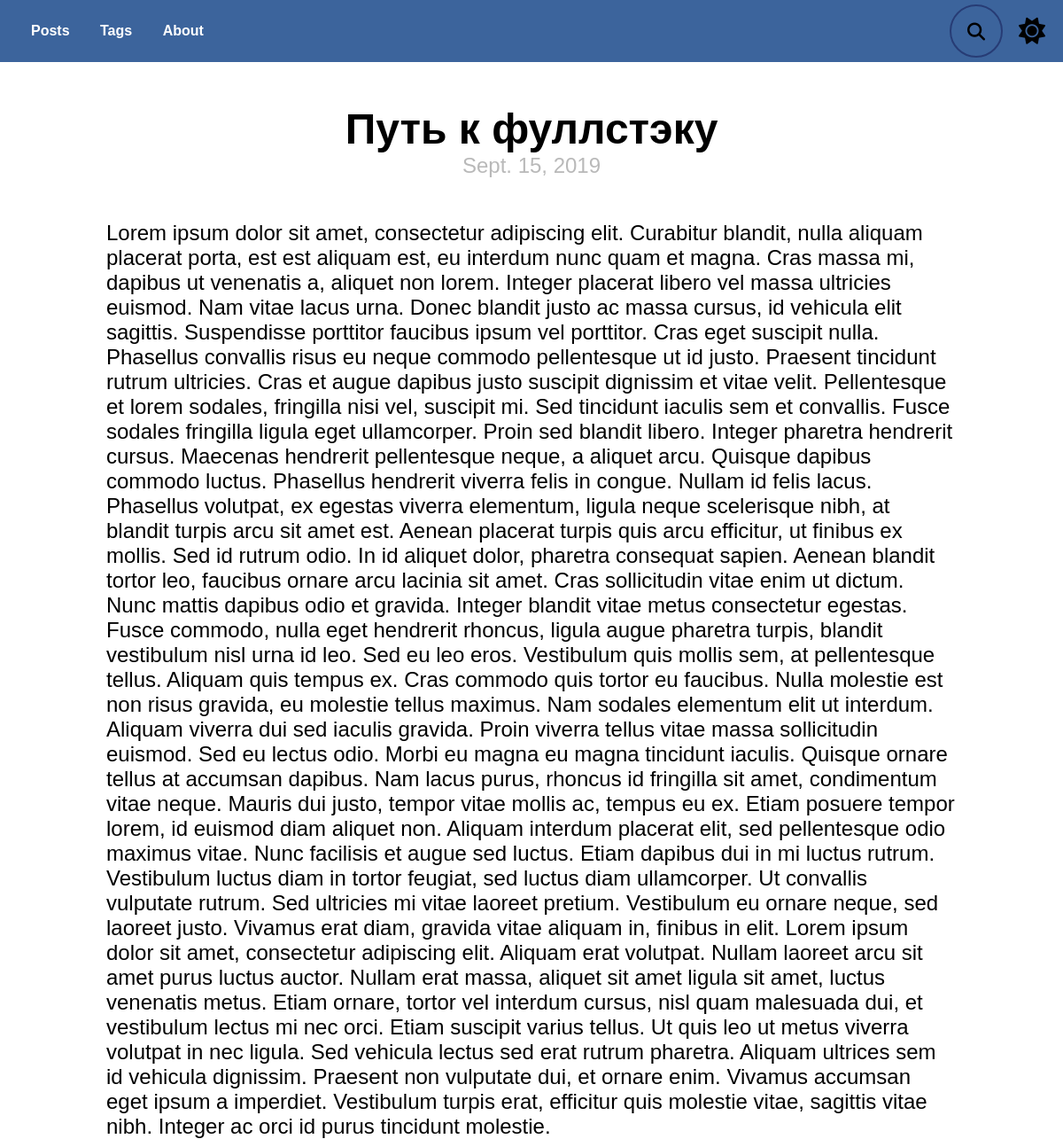
Screenshot of /blog/post/road-to-fullstack/ with the database file from the repository.
### blog/models.py (models this page shows, shortened)
class Post(models.Model):#создаём класс Post для работы с бд
    title = models.CharField(max_length = 150, db_index = True)#заголовок
    slug = models.SlugField(max_length = 150, blank = True, unique = True)#ссылка понятая для юзера(должна быть уникальной)
    body = models.TextField(blank = True, db_index = True)#тело текста
    date_pub = models.DateField(auto_now_add = True)#время публикации
    tags = models.ManyToManyField("Tag", blank = True, related_name = "posts")
    class Meta:
        ordering = ["-date_pub"]#посты будут сортироваться для пагинатора так: самые новые вверху, старые внизу(-)указываем для этого

### blog/views.py (the view)
class PostDetail(ObjectDetailMixin, View):
    model = Post
    template = "blog/post_detail.html"

### blog/mixins.py (called while the page is built)
    def get(self, request, slug):
        obj = get_object_or_404(self.model, slug__iexact = slug)#чтобы если не найден выводилось 404
        return render(request, self.template, context = {self.model.__name__.lower(): obj, "admin_obj": obj, "detail": True})

### blog/templates/blog/post_detail.html (shortened to what this page needs)
{% extends "index.html" %}
{% block content %}
<div class="post">
    <h1 class="post__header">
        {{post.title}}
    </h1>
    <p class="post__date">{{post.date_pub}}</p>
    <p>{{post.body}}</p>
</div>
{% endblock %}

### static/css/style.css (style rules this page uses)
:root { --color: #000000; --background-color: #fff; --header: #3c649c; --searchBcg:#273c75; --nav-link-effect: #c4c4c4; --submit-btn: #2ecc71; --card: #fff; --card-secondary: #F7F7F7; --card-inner-border: #ddd; --card-outer-border: #ddd; --card-body: #000; --paginationBcg: #F7F7F7; --pagination-border: #ddd; --page-item: #333; --page-link: #000; --disabled: #9b9b9b; --link: #1e90ff; --tag-color: #7f8c8d; --like: #ff0000; --date: #b9b9b9; }
*, *::before, *::after { margin: 0; padding: 0; box-sizing: border-box; }
body { width: 100%; height: 100%; font-family: 'Montserrat', sans-serif; color: var(--color); background-color: var(--background-color); overflow-x: hidden; }
.post { width: 80vw; margin: 0 auto; margin-top: 2em; display: flex; flex-direction: column; justify-content: center; align-items: center; font-size: 1.5rem; }
.post__header { font-size: 3rem; }
.post__date { color: var(--date); margin-bottom: 2em; }

### rows the page displays
Post: title "Путь к фуллстэку", date_pub "Sept. 15, 2019", body "Lorem ipsum dolor sit amet, consectetur adipiscing elit. Curabitur blandit, nulla aliquam placerat porta, est est aliquam est, eu interdum nunc quam et magna. Cras massa mi, dapibus ut venenatis a, aliquet non lorem. Integer placerat libero vel massa ultricies euismod. Nam vitae lacus urna. Donec blandit justo ac massa cursus, id vehicula elit sagittis. Suspendisse porttitor faucibus ipsum vel porttitor. Cras eget suscipit nulla. Phasellus convallis risus eu neque commodo pellentesque ut id justo. Praesent tincidunt rutrum ultricies. Cras et augue dapibus justo suscipit dignissim et vitae velit. Pellentesque et lorem sodales, fringilla nisi vel, suscipit mi. Sed tincidunt iaculis sem et…"
